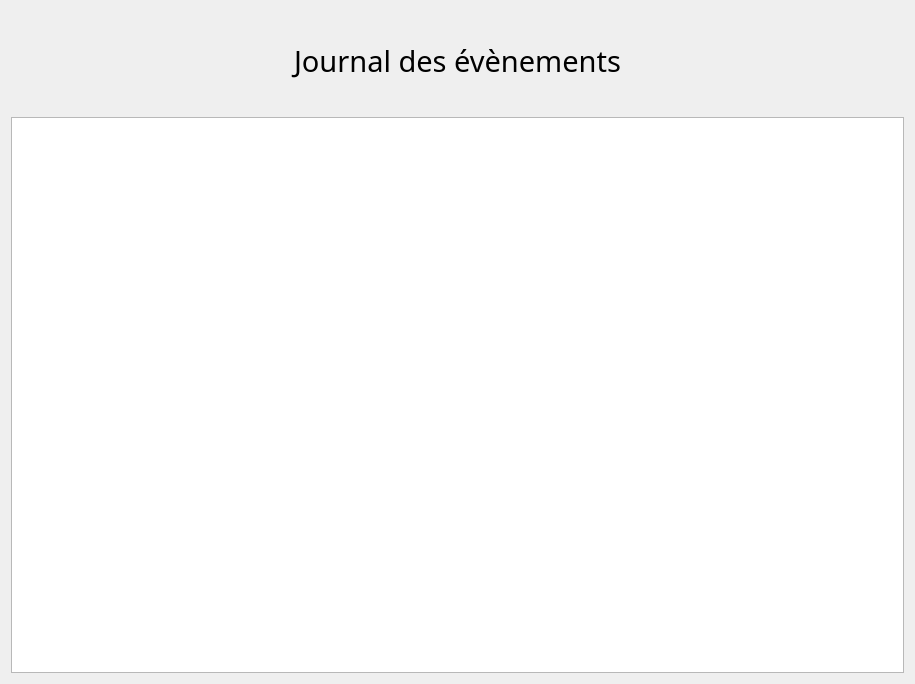
<?xml version="1.0" encoding="UTF-8"?>
<ui version="4.0">
 <class>uiJournal</class>
 <widget class="QDialog" name="uiJournal">
  <property name="geometry">
   <rect>
    <x>0</x>
    <y>0</y>
    <width>915</width>
    <height>684</height>
   </rect>
  </property>
  <property name="windowTitle">
   <string>Dialog</string>
  </property>
  <layout class="QVBoxLayout" name="verticalLayout">
   <item>
    <widget class="QLabel" name="label">
     <property name="minimumSize">
      <size>
       <width>0</width>
       <height>100</height>
      </size>
     </property>
     <property name="font">
      <font>
       <family>SketchFlow Print</family>
       <pointsize>22</pointsize>
      </font>
     </property>
     <property name="text">
      <string>Journal des évènements</string>
     </property>
     <property name="alignment">
      <set>Qt::AlignCenter</set>
     </property>
    </widget>
   </item>
   <item>
    <widget class="QTableView" name="tableView">
     <property name="editTriggers">
      <set>QAbstractItemView::NoEditTriggers</set>
     </property>
     <property name="alternatingRowColors">
      <bool>true</bool>
     </property>
     <property name="selectionBehavior">
      <enum>QAbstractItemView::SelectRows</enum>
     </property>
    </widget>
   </item>
  </layout>
 </widget>
 <resources/>
 <connections/>
</ui>
